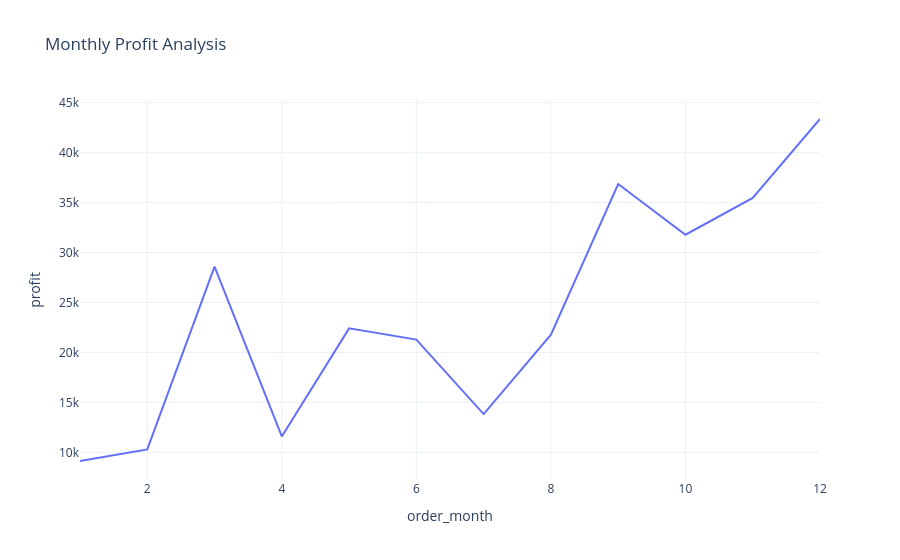

The code cell stored with this chart in its notebook:
### Code cell
profit_by_month = df.groupby('order_month')['profit'].sum().reset_index()
fig = px.line(profit_by_month, 
              x='order_month', 
              y='profit', 
              title='Monthly Profit Analysis')
fig.show()

### Figure 1 — Plotly figure (JSON) as saved in the notebook; plotly's stock layout.template omitted (floating-point values rounded to 4 significant figures)
{"data": [{"hovertemplate": "order_month=%{x}<br>profit=%{y}<extra></extra>", "legendgroup": "", "line": {"color": "#636efa", "dash": "solid"}, "marker": {"symbol": "circle"}, "mode": "lines", "name": "", "orientation": "v", "showlegend": false, "type": "scatter", "x": [1, 2, 3, 4, 5, 6, 7, 8, 9, 10, 11, 12], "xaxis": "x", "y": [9134.0, 10290.0, 28590.0, 11590.0, 22410.0, 21290.0, 13830.0, 21780.0, 36860.0, 31780.0, 35470.0, 43370.0], "yaxis": "y"}], "layout": {"legend": {"tracegroupgap": 0}, "title": {"text": "Monthly Profit Analysis"}, "xaxis": {"anchor": "y", "domain": [0, 1], "title": {"text": "order_month"}}, "yaxis": {"anchor": "x", "domain": [0, 1], "title": {"text": "profit"}}}}
